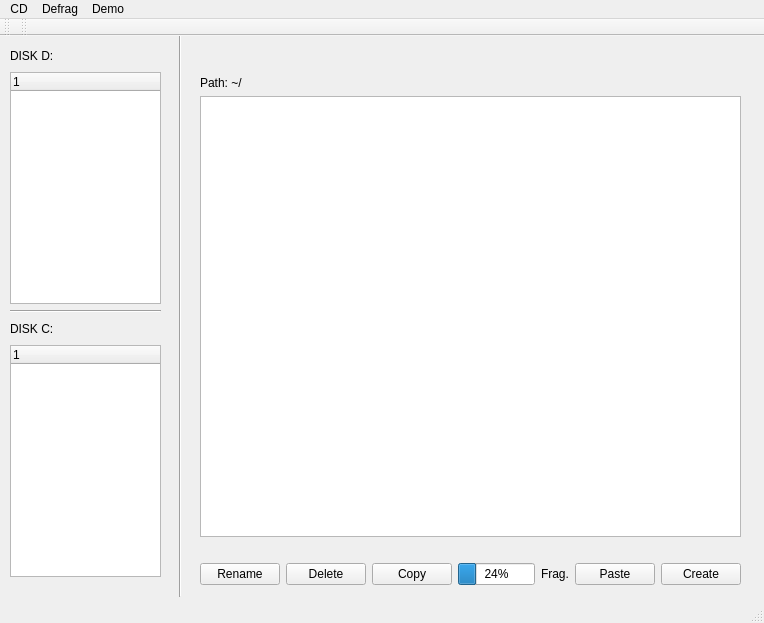
<?xml version="1.0" encoding="UTF-8"?>
<ui version="4.0">
 <class>MainWindow</class>
 <widget class="QMainWindow" name="MainWindow">
  <property name="geometry">
   <rect>
    <x>0</x>
    <y>0</y>
    <width>764</width>
    <height>623</height>
   </rect>
  </property>
  <property name="windowTitle">
   <string>MainWindow</string>
  </property>
  <widget class="QWidget" name="centralwidget">
   <widget class="Line" name="line_2">
    <property name="geometry">
     <rect>
      <x>170</x>
      <y>-10</y>
      <width>20</width>
      <height>571</height>
     </rect>
    </property>
    <property name="orientation">
     <enum>Qt::Vertical</enum>
    </property>
   </widget>
   <widget class="QWidget" name="layoutWidget">
    <property name="geometry">
     <rect>
      <x>10</x>
      <y>10</y>
      <width>151</width>
      <height>531</height>
     </rect>
    </property>
    <layout class="QVBoxLayout" name="verticalLayout">
     <item>
      <layout class="QHBoxLayout" name="horizontalLayout">
       <item>
        <widget class="QLabel" name="label">
         <property name="text">
          <string>DISK D:</string>
         </property>
        </widget>
       </item>
       <item>
        <spacer name="horizontalSpacer">
         <property name="orientation">
          <enum>Qt::Horizontal</enum>
         </property>
         <property name="sizeHint" stdset="0">
          <size>
           <width>40</width>
           <height>20</height>
          </size>
         </property>
        </spacer>
       </item>
      </layout>
     </item>
     <item>
      <widget class="QTreeWidget" name="treeWidget_DiskD">
       <column>
        <property name="text">
         <string notr="true">1</string>
        </property>
       </column>
      </widget>
     </item>
     <item>
      <widget class="Line" name="line">
       <property name="orientation">
        <enum>Qt::Horizontal</enum>
       </property>
      </widget>
     </item>
     <item>
      <layout class="QHBoxLayout" name="horizontalLayout_2">
       <item>
        <widget class="QLabel" name="label_2">
         <property name="text">
          <string>DISK C:</string>
         </property>
        </widget>
       </item>
       <item>
        <spacer name="horizontalSpacer_2">
         <property name="orientation">
          <enum>Qt::Horizontal</enum>
         </property>
         <property name="sizeHint" stdset="0">
          <size>
           <width>40</width>
           <height>20</height>
          </size>
         </property>
        </spacer>
       </item>
      </layout>
     </item>
     <item>
      <widget class="QTreeWidget" name="treeWidget_DiskC">
       <column>
        <property name="text">
         <string notr="true">1</string>
        </property>
       </column>
      </widget>
     </item>
    </layout>
   </widget>
   <widget class="QWidget" name="layoutWidget">
    <property name="geometry">
     <rect>
      <x>200</x>
      <y>510</y>
      <width>541</width>
      <height>56</height>
     </rect>
    </property>
    <layout class="QHBoxLayout" name="horizontalLayout_3">
     <item>
      <widget class="QPushButton" name="pushButton">
       <property name="text">
        <string>Rename</string>
       </property>
      </widget>
     </item>
     <item>
      <widget class="QPushButton" name="pushButton_2">
       <property name="text">
        <string>Delete</string>
       </property>
      </widget>
     </item>
     <item>
      <widget class="QPushButton" name="pushButton_3">
       <property name="text">
        <string>Copy</string>
       </property>
      </widget>
     </item>
     <item>
      <layout class="QHBoxLayout" name="horizontalLayout_4">
       <item>
        <widget class="QProgressBar" name="progressBar">
         <property name="value">
          <number>24</number>
         </property>
        </widget>
       </item>
       <item>
        <widget class="QLabel" name="label_4">
         <property name="text">
          <string>Frag.</string>
         </property>
        </widget>
       </item>
      </layout>
     </item>
     <item>
      <widget class="QPushButton" name="pushButton_4">
       <property name="text">
        <string>Paste</string>
       </property>
      </widget>
     </item>
     <item>
      <widget class="QPushButton" name="pushButton_5">
       <property name="text">
        <string>Create</string>
       </property>
      </widget>
     </item>
    </layout>
   </widget>
   <widget class="QWidget" name="layoutWidget">
    <property name="geometry">
     <rect>
      <x>200</x>
      <y>40</y>
      <width>541</width>
      <height>461</height>
     </rect>
    </property>
    <layout class="QVBoxLayout" name="verticalLayout_2">
     <item>
      <widget class="QLabel" name="label_3">
       <property name="text">
        <string>Path: ~/</string>
       </property>
      </widget>
     </item>
     <item>
      <widget class="QTableWidget" name="tableWidget">
       <property name="selectionMode">
        <enum>QAbstractItemView::SingleSelection</enum>
       </property>
       <property name="selectionBehavior">
        <enum>QAbstractItemView::SelectRows</enum>
       </property>
      </widget>
     </item>
    </layout>
   </widget>
  </widget>
  <widget class="QMenuBar" name="menubar">
   <property name="geometry">
    <rect>
     <x>0</x>
     <y>0</y>
     <width>764</width>
     <height>24</height>
    </rect>
   </property>
   <widget class="QMenu" name="menuCD">
    <property name="title">
     <string>CD</string>
    </property>
    <widget class="QMenu" name="menuSelect_CDs">
     <property name="title">
      <string>Select CDs</string>
     </property>
     <addaction name="actionEject"/>
     <addaction name="actionInsert"/>
     <addaction name="separator"/>
     <addaction name="actionBuy_a_new_CD"/>
    </widget>
    <widget class="QMenu" name="menuWrite">
     <property name="title">
      <string>Write</string>
     </property>
     <addaction name="actionAdd_Files"/>
     <addaction name="separator"/>
     <addaction name="actionBurn_Cd"/>
    </widget>
    <addaction name="menuSelect_CDs"/>
    <addaction name="separator"/>
    <addaction name="menuWrite"/>
    <addaction name="separator"/>
    <addaction name="actionRead"/>
   </widget>
   <widget class="QMenu" name="menuDefrag">
    <property name="title">
     <string>Defrag</string>
    </property>
    <addaction name="actionDefragmentieren"/>
   </widget>
   <widget class="QMenu" name="menuDemo">
    <property name="title">
     <string>Demo</string>
    </property>
    <addaction name="actionCreate_demofiles"/>
   </widget>
   <addaction name="menuCD"/>
   <addaction name="menuDefrag"/>
   <addaction name="menuDemo"/>
  </widget>
  <widget class="QStatusBar" name="statusbar"/>
  <widget class="QToolBar" name="toolBar">
   <property name="windowTitle">
    <string>toolBar</string>
   </property>
   <attribute name="toolBarArea">
    <enum>TopToolBarArea</enum>
   </attribute>
   <attribute name="toolBarBreak">
    <bool>false</bool>
   </attribute>
  </widget>
  <widget class="QToolBar" name="toolBar_2">
   <property name="windowTitle">
    <string>toolBar_2</string>
   </property>
   <attribute name="toolBarArea">
    <enum>TopToolBarArea</enum>
   </attribute>
   <attribute name="toolBarBreak">
    <bool>false</bool>
   </attribute>
  </widget>
  <action name="actionRead">
   <property name="text">
    <string>Read</string>
   </property>
  </action>
  <action name="actionDefragmentieren">
   <property name="text">
    <string>Defragmentieren</string>
   </property>
  </action>
  <action name="actionCreate_demofiles">
   <property name="text">
    <string>Create demofiles</string>
   </property>
  </action>
  <action name="actionEject">
   <property name="text">
    <string>Eject</string>
   </property>
  </action>
  <action name="actionInsert">
   <property name="text">
    <string>Insert</string>
   </property>
  </action>
  <action name="actionBuy_a_new_CD">
   <property name="text">
    <string>Buy a new CD</string>
   </property>
  </action>
  <action name="actionAdd_File">
   <property name="text">
    <string>Add File</string>
   </property>
  </action>
  <action name="actionAdd_Files">
   <property name="text">
    <string>Add Files</string>
   </property>
  </action>
  <action name="actionBurn_Cd">
   <property name="text">
    <string>Burn Cd</string>
   </property>
  </action>
 </widget>
 <resources/>
 <connections/>
</ui>
